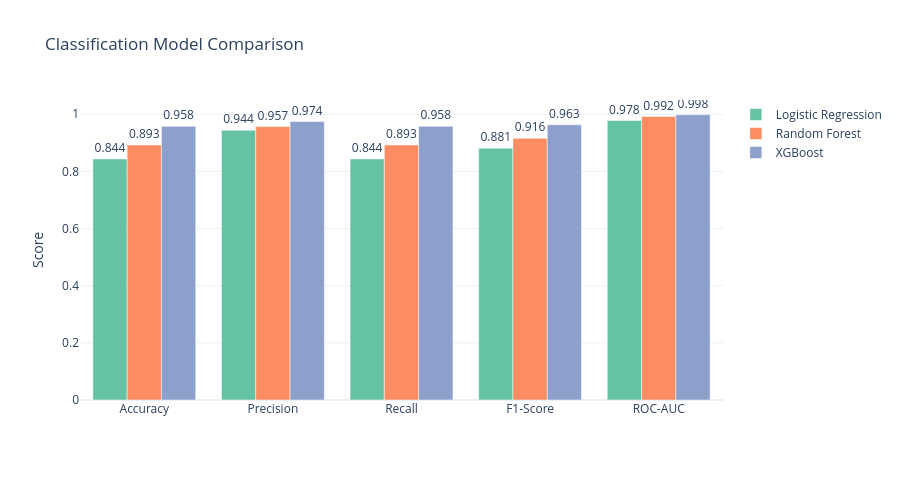

The notebook cell this image was saved under:
### Code cell
fig = go.Figure()
metrics_to_plot = ['Accuracy', 'Precision', 'Recall', 'F1-Score', 'ROC-AUC']
for i, model_name in enumerate(cls_results_df.index):
    fig.add_trace(go.Bar(name=model_name, x=metrics_to_plot, y=cls_results_df.loc[model_name, metrics_to_plot],
                          marker_color=PALETTE[i], text=cls_results_df.loc[model_name, metrics_to_plot].round(3),
                          textposition='outside'))
fig.update_layout(barmode='group', title='Classification Model Comparison',
                   yaxis_title='Score', yaxis_range=[0, 1.05], template='plotly_white', height=480)
fig.show()

### Figure 1 — Plotly figure (JSON) as saved in the notebook; plotly's stock layout.template omitted (floating-point values rounded to 4 significant figures)
{"data": [{"marker": {"color": "rgb(102,194,165)"}, "name": "Logistic Regression", "text": [0.844, 0.944, 0.844, 0.881, 0.978], "textposition": "outside", "type": "bar", "x": ["Accuracy", "Precision", "Recall", "F1-Score", "ROC-AUC"], "y": [0.8439, 0.9441, 0.8439, 0.8814, 0.9782]}, {"marker": {"color": "rgb(252,141,98)"}, "name": "Random Forest", "text": [0.893, 0.957, 0.893, 0.916, 0.992], "textposition": "outside", "type": "bar", "x": ["Accuracy", "Precision", "Recall", "F1-Score", "ROC-AUC"], "y": [0.8927, 0.957, 0.8927, 0.9158, 0.9922]}, {"marker": {"color": "rgb(141,160,203)"}, "name": "XGBoost", "text": [0.958, 0.974, 0.958, 0.963, 0.998], "textposition": "outside", "type": "bar", "x": ["Accuracy", "Precision", "Recall", "F1-Score", "ROC-AUC"], "y": [0.9578, 0.9745, 0.9578, 0.9632, 0.9985]}], "layout": {"barmode": "group", "height": 480, "title": {"text": "Classification Model Comparison"}, "yaxis": {"range": [0, 1.05], "title": {"text": "Score"}}}}
